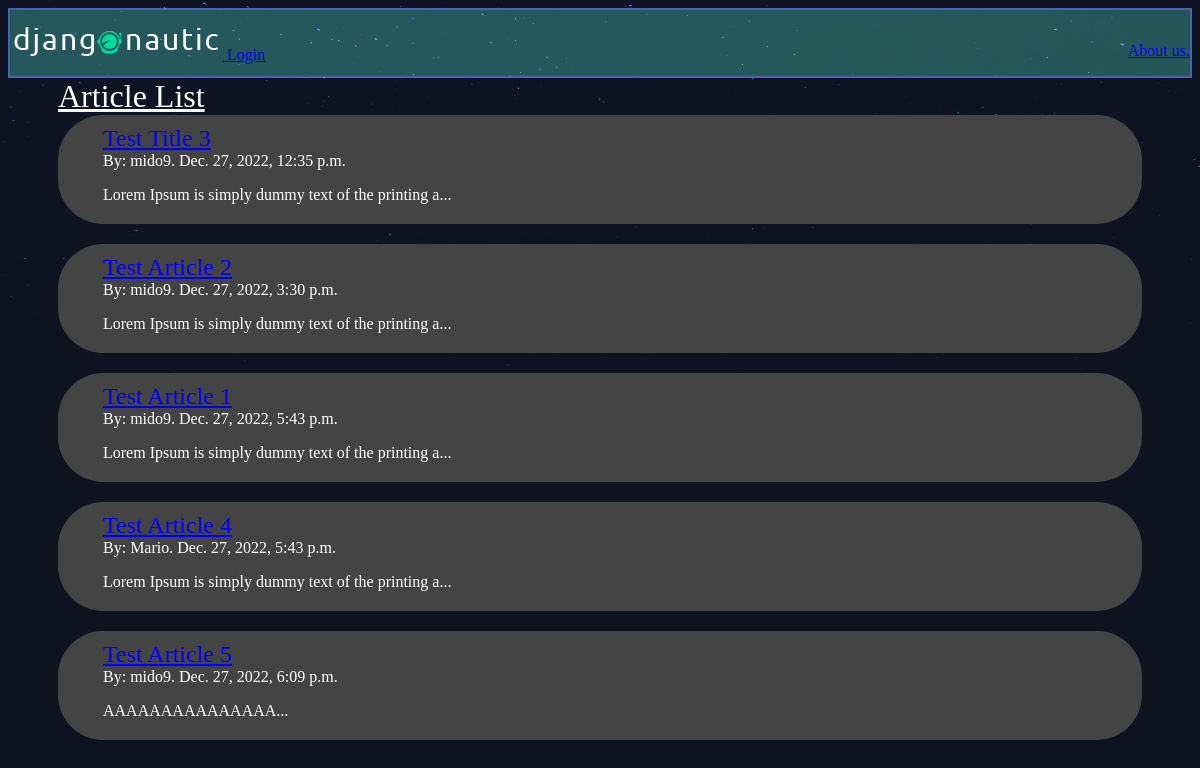
The app's page /articles/ with its own data.
### articles/models.py (models this page shows, shortened)
class Article(models.Model):
  title = models.CharField(max_length=100)
  slug = models.SlugField()
  body = models.TextField()
  date = models.DateTimeField(auto_now_add=True)
  thumb = models.ImageField(default='default.png', blank=True)
  author = models.ForeignKey(User, on_delete=models.CASCADE, default=None)
  def snippet(self):
    return self.body[:50]

### articles/views.py (the view)
# urls.py: path('', views.article_list, name="list"),
def article_list(request):
  articles = Article.objects.all().order_by('date',)
  return render(request, 'articles/article_list.html', {'articles':articles})

### articles/templates/articles/article_list.html
{% extends 'base_layout.html' %}
{% block content %}
<h1>Article List</h1>
<div class="articles">
  {% for article in articles %}
  <div class="article" style="background-color: #444444;border-radius: 45px;">
    <h2 style="margin-left:45px; padding-top: 10px"><a href="{% url 'articles:detail' slug=article.slug %}">{{article.title}}</a></h2>
    <p style="margin-top: 0px;margin-left:45px" >By: {{article.author}}. {{article.date}}</p>
    <p style="margin-left:45px;margin-bottom: 20px; padding-bottom: 20px">{{article.snippet}}...</p>
  </div>
  {% endfor %}
</div>
{% endblock %}

### templates/base_layout.html (shortened to what this page needs)
{% load static %}
<!DOCTYPE html>
<html lang="en">
  <head>
    <link rel="stylesheet" href="{% static 'styles.css' %}" />
  </head>
  <nav id="website-header" style="
  background-color: rgba(91, 254, 232, 0.29);
  border: 2px solid rgba(114, 106, 255, 0.53);
  padding-top: 12px;
  padding-bottom: 12px;
  justify-items: right;"
>
    <a href="{% url 'articles:list' %}" class="nav-links">
      <img src="{% static 'logo.png'%}" id="site-logo" />
    </a>
    <a href="/about/" class="nav-links" style="float:right;margin-top: 20px;margin-bottom: 20px;">About us.</a>
    {% if user.is_authenticated %}
      <form
        action="{% url 'accounts:logout' %}"
        class="logout-link"
        method="post"
        style="display:inline"
      >
        {% csrf_token %}
        <button type="submit" class="nav-links" style="
        background: none;
        border: none;
        color: white;
        float: right;
        margin-top: 20px;
        margin-bottom: 20px;
        cursor:pointer;
    ">Logout</button>
      </form>
      <a href="{% url 'articles:create' %}" class="nav-links" style="float:right;margin-top: 20px;margin-bottom: 20px;">Create a new article.</a>
      <div>Logged in as {{user}}</div>
      {% else %}
      <a href="{% url 'accounts:login' %}" class="nav-links">Login</a>
      {% endif %}
  </nav>
  <body>
    <div class="wrapper" style="margin-left:50px; margin-right: 50px;">
      {% block content %} {% endblock %}
    </div>
  </body>
</html>

### assets/styles.css (style rules this page uses)
body { background-color: #0f121f; background-image: url(/assets/stars.png); background-repeat: no-repeat; color: #fff; }
body * { font-family: Ubuntu; }
h1, h2, h3, h4, h5 { font-weight: normal; margin: 0; }
h1 { text-decoration: underline; }
a, a:hover, a:visited { color: #fff; text-decoration: none; }
.nav-links { display: inline; }
a:link { color: blue; text-decoration: underline; }

### records on screen
Article: title "Test Title 3", author "mido9", date "Dec. 27, 2022, 12:35 p.m.", snippet "Lorem Ipsum is simply dummy text of the printing a"
Article: title "Test Article 2", author "mido9", date "Dec. 27, 2022, 3:30 p.m.", snippet "Lorem Ipsum is simply dummy text of the printing a"
Article: title "Test Article 1", author "mido9", date "Dec. 27, 2022, 5:43 p.m.", snippet "Lorem Ipsum is simply dummy text of the printing a"
Article: title "Test Article 4", author "Mario", date "Dec. 27, 2022, 5:43 p.m.", snippet "Lorem Ipsum is simply dummy text of the printing a"
Article: title "Test Article 5", author "mido9", date "Dec. 27, 2022, 6:09 p.m.", snippet "AAAAAAAAAAAAAAA"
